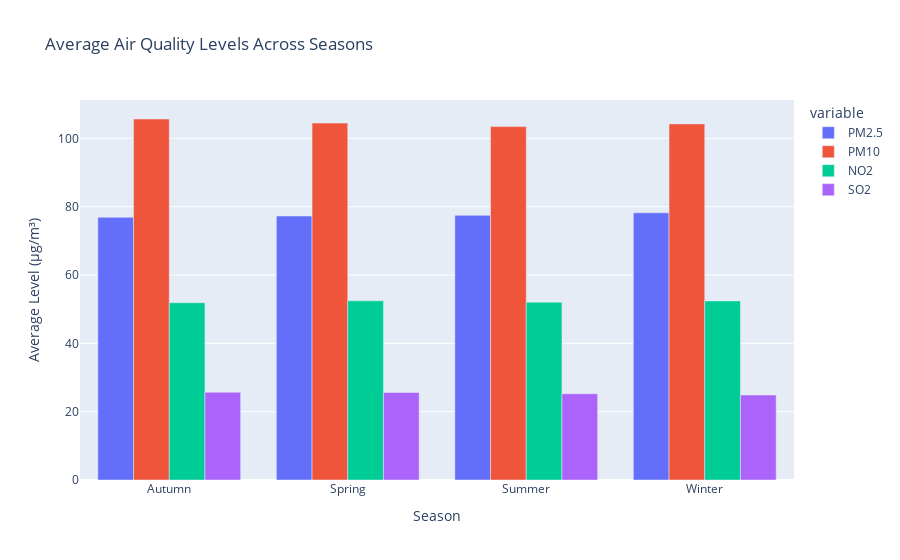
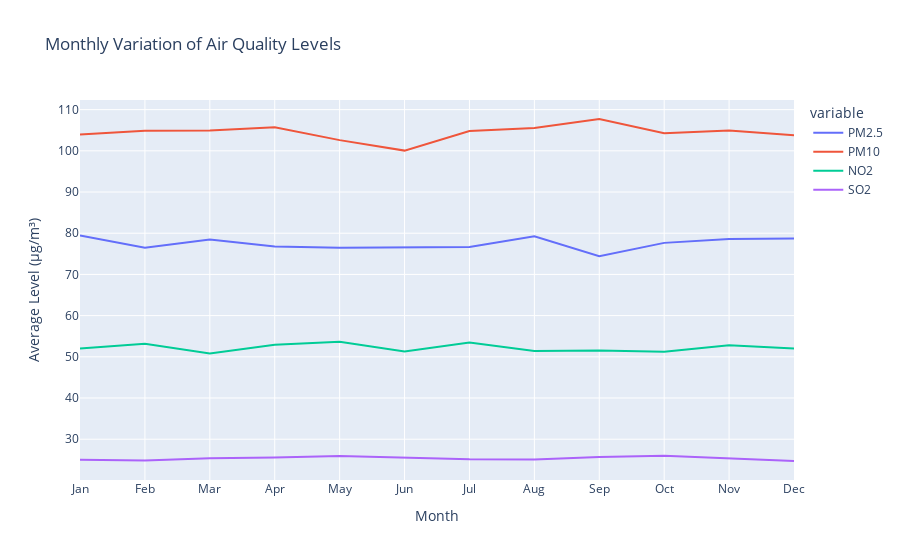

Source (notebook cell) for these figures, in order:
### Markdown cell above
## **Question 2:** How does air quality (e.g., PM2.5, NO2, and SO2 levels) vary across seasons or months?
### **Benefit:** Analyzing trends over time can uncover seasonal patterns, such as higher pollution during winter months due to heating or weather-related phenomena.

### Code cell
# Step 1: Convert the 'Date' column to datetime format and extract month and season
data['Date'] = pd.to_datetime(data['Date'])
data['Month'] = data['Date'].dt.month
data['Season'] = data['Month'].map({
    12: 'Winter', 1: 'Winter', 2: 'Winter',
    3: 'Spring', 4: 'Spring', 5: 'Spring',
    6: 'Summer', 7: 'Summer', 8: 'Summer',
    9: 'Autumn', 10: 'Autumn', 11: 'Autumn'
})

# Step 2: Group data by Season and calculate mean pollutant levels
seasonal_pollution = data.groupby('Season', as_index=False)[['PM2.5', 'PM10', 'NO2', 'SO2']].mean()

# Step 3: Visualize seasonal trends with a bar chart
fig_season = px.bar(seasonal_pollution, 
                    x='Season', 
                    y=['PM2.5', 'PM10', 'NO2', 'SO2'],
                    title='Average Air Quality Levels Across Seasons',
                    labels={'value': 'Average Level (µg/m³)', 'Season': 'Season'},
                    barmode='group')
fig_season.update_layout(template='plotly')
fig_season.show()

# Step 4: Group data by Month and calculate mean pollutant levels
monthly_pollution = data.groupby('Month', as_index=False)[['PM2.5', 'PM10', 'NO2', 'SO2']].mean()

# Step 5: Visualize monthly trends with a line chart
fig_month = px.line(monthly_pollution, 
                    x='Month', 
                    y=['PM2.5', 'PM10', 'NO2', 'SO2'],
                    title='Monthly Variation of Air Quality Levels',
                    labels={'value': 'Average Level (µg/m³)', 'Month': 'Month'})
fig_month.update_layout(template='plotly', xaxis=dict(tickmode='array', tickvals=list(range(1, 13)),
                                                     ticktext=['Jan', 'Feb', 'Mar', 'Apr', 'May', 'Jun', 'Jul', 'Aug', 'Sep', 'Oct', 'Nov', 'Dec']))
fig_month.show()

### Figure 1 — Plotly figure (JSON) as saved in the notebook; plotly's stock layout.template omitted (floating-point values rounded to 4 significant figures)
{"data": [{"alignmentgroup": "True", "hovertemplate": "variable=PM2.5<br>Season=%{x}<br>Average Level (µg/m³)=%{y}<extra></extra>", "legendgroup": "PM2.5", "marker": {"color": "#636efa", "pattern": {"shape": ""}}, "name": "PM2.5", "offsetgroup": "PM2.5", "orientation": "v", "showlegend": true, "textposition": "auto", "type": "bar", "x": ["Autumn", "Spring", "Summer", "Winter"], "xaxis": "x", "y": [76.89, 77.25, 77.47, 78.19], "yaxis": "y"}, {"alignmentgroup": "True", "hovertemplate": "variable=PM10<br>Season=%{x}<br>Average Level (µg/m³)=%{y}<extra></extra>", "legendgroup": "PM10", "marker": {"color": "#EF553B", "pattern": {"shape": ""}}, "name": "PM10", "offsetgroup": "PM10", "orientation": "v", "showlegend": true, "textposition": "auto", "type": "bar", "x": ["Autumn", "Spring", "Summer", "Winter"], "xaxis": "x", "y": [105.7, 104.5, 103.4, 104.2], "yaxis": "y"}, {"alignmentgroup": "True", "hovertemplate": "variable=NO2<br>Season=%{x}<br>Average Level (µg/m³)=%{y}<extra></extra>", "legendgroup": "NO2", "marker": {"color": "#00cc96", "pattern": {"shape": ""}}, "name": "NO2", "offsetgroup": "NO2", "orientation": "v", "showlegend": true, "textposition": "auto", "type": "bar", "x": ["Autumn", "Spring", "Summer", "Winter"], "xaxis": "x", "y": [51.87, 52.45, 52.06, 52.42], "yaxis": "y"}, {"alignmentgroup": "True", "hovertemplate": "variable=SO2<br>Season=%{x}<br>Average Level (µg/m³)=%{y}<extra></extra>", "legendgroup": "SO2", "marker": {"color": "#ab63fa", "pattern": {"shape": ""}}, "name": "SO2", "offsetgroup": "SO2", "orientation": "v", "showlegend": true, "textposition": "auto", "type": "bar", "x": ["Autumn", "Spring", "Summer", "Winter"], "xaxis": "x", "y": [25.68, 25.61, 25.23, 24.86], "yaxis": "y"}], "layout": {"barmode": "group", "legend": {"title": {"text": "variable"}, "tracegroupgap": 0}, "title": {"text": "Average Air Quality Levels Across Seasons"}, "xaxis": {"anchor": "y", "domain": [0, 1], "title": {"text": "Season"}}, "yaxis": {"anchor": "x", "domain": [0, 1], "title": {"text": "Average Level (µg/m³)"}}}}

### Figure 2 — Plotly figure (JSON) as saved in the notebook; plotly's stock layout.template omitted (floating-point values rounded to 4 significant figures)
{"data": [{"hovertemplate": "variable=PM2.5<br>Month=%{x}<br>Average Level (µg/m³)=%{y}<extra></extra>", "legendgroup": "PM2.5", "line": {"color": "#636efa", "dash": "solid"}, "marker": {"symbol": "circle"}, "mode": "lines", "name": "PM2.5", "orientation": "v", "showlegend": true, "type": "scatter", "x": [1, 2, 3, 4, 5, 6, 7, 8, 9, 10, 11, 12], "xaxis": "x", "y": [79.47, 76.45, 78.5, 76.75, 76.49, 76.58, 76.64, 79.26, 74.44, 77.66, 78.61, 78.74], "yaxis": "y"}, {"hovertemplate": "variable=PM10<br>Month=%{x}<br>Average Level (µg/m³)=%{y}<extra></extra>", "legendgroup": "PM10", "line": {"color": "#EF553B", "dash": "solid"}, "marker": {"symbol": "circle"}, "mode": "lines", "name": "PM10", "orientation": "v", "showlegend": true, "type": "scatter", "x": [1, 2, 3, 4, 5, 6, 7, 8, 9, 10, 11, 12], "xaxis": "x", "y": [104.0, 104.9, 104.9, 105.7, 102.6, 100.1, 104.8, 105.6, 107.7, 104.3, 104.9, 103.8], "yaxis": "y"}, {"hovertemplate": "variable=NO2<br>Month=%{x}<br>Average Level (µg/m³)=%{y}<extra></extra>", "legendgroup": "NO2", "line": {"color": "#00cc96", "dash": "solid"}, "marker": {"symbol": "circle"}, "mode": "lines", "name": "NO2", "orientation": "v", "showlegend": true, "type": "scatter", "x": [1, 2, 3, 4, 5, 6, 7, 8, 9, 10, 11, 12], "xaxis": "x", "y": [52.0, 53.2, 50.81, 52.92, 53.65, 51.3, 53.44, 51.4, 51.52, 51.26, 52.81, 52.02], "yaxis": "y"}, {"hovertemplate": "variable=SO2<br>Month=%{x}<br>Average Level (µg/m³)=%{y}<extra></extra>", "legendgroup": "SO2", "line": {"color": "#ab63fa", "dash": "solid"}, "marker": {"symbol": "circle"}, "mode": "lines", "name": "SO2", "orientation": "v", "showlegend": true, "type": "scatter", "x": [1, 2, 3, 4, 5, 6, 7, 8, 9, 10, 11, 12], "xaxis": "x", "y": [25.03, 24.84, 25.35, 25.54, 25.95, 25.45, 25.14, 25.09, 25.67, 25.99, 25.37, 24.71], "yaxis": "y"}], "layout": {"legend": {"title": {"text": "variable"}, "tracegroupgap": 0}, "title": {"text": "Monthly Variation of Air Quality Levels"}, "xaxis": {"anchor": "y", "domain": [0, 1], "tickmode": "array", "ticktext": ["Jan", "Feb", "Mar", "Apr", "May", "Jun", "Jul", "Aug", "Sep", "Oct", "Nov", "Dec"], "tickvals": [1, 2, 3, 4, 5, 6, 7, 8, 9, 10, 11, 12], "title": {"text": "Month"}}, "yaxis": {"anchor": "x", "domain": [0, 1], "title": {"text": "Average Level (µg/m³)"}}}}
